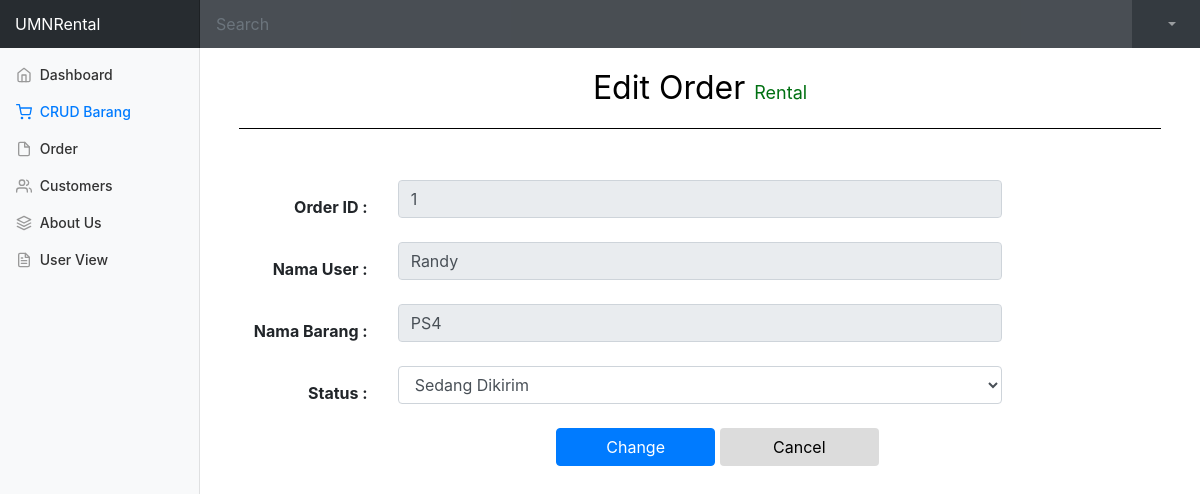
The page /index.php/admin/editOrder/1 on the database its author committed.
### tables this page shows
CREATE TABLE `orderan` (
  `id_order` int(11) NOT NULL,
  `id_user` int(11) NOT NULL,
  `id_barang` int(11) NOT NULL,
  `jmlpesan` int(11) NOT NULL,
  `lamasewa` int(11) NOT NULL,
  `status` varchar(100) NOT NULL
);

CREATE TABLE `user` (
  `id` int(11) NOT NULL,
  `nama` varchar(255) NOT NULL,
  `email` varchar(255) NOT NULL,
  `pass` varchar(255) NOT NULL,
  `alamat` varchar(255) NOT NULL,
  `notelp` int(15) NOT NULL,
  `role` int(11) NOT NULL
);

CREATE TABLE `barang` (
  `id_barang` int(11) NOT NULL,
  `nama_barang` varchar(255) NOT NULL,
  `harga` int(11) NOT NULL,
  `deskripsi` varchar(500) NOT NULL,
  `stock` int(11) NOT NULL,
  `gambar` varchar(255) NOT NULL
);

### application/controllers/Admin.php (called while the page is built, shortened)
<?php
class Admin extends CI_Controller {
    public function __construct()
	{
        $this->load->library('form_validation');
        $this->load->model('BarangModel');
        $this->load->model('CustomerModel');
		$this->load->model('OrderModel');
	}
	public function editOrder($param){
		$this->form_validation->set_rules('status','Status', 'required');
		if($this->form_validation->run() == false){
            $data['admin'] = $this->db->get_where('user',['email' => $this->session->userdata('email')])->row_array();
            $data['order'] = $this->OrderModel->ShowDetail($param);
            $data['js'] = $this->load->view('include/js.php', NULL, TRUE);
            $data['css'] = $this->load->view('include/css.php', NULL, TRUE);
            $data['dashboardcss'] = $this->load->view('include/dashboard.php', NULL, TRUE);
			$this->load->view('admin/editorder',$data);
		}else{
			$status = $this->input->post('status');
			$id_barang = $this->input->post('id_barang');
			$this->OrderModel->editOrder($param,$status,$id_barang);
			redirect(base_url('index.php/admin/order'));
		}
	}
}

### index.php (called while the page is built, shortened)
<?php
require_once BASEPATH.'core/CodeIgniter.php';

### application/models/OrderModel.php (called while the page is built, shortened)
<?php
class OrderModel extends CI_Model{
    public function ShowDetail($id){
        $query = $this->db->query("SELECT o.id_order, o.id_barang, u.nama, b.nama_barang, o.jmlpesan, o.lamasewa, o.status FROM orderan o inner join barang b on o.id_barang = b.id_barang inner join user u on o.id_user = u.id WHERE o.id_order='".$id."'");
        return $query->result_array();
    }
}

### application/views/admin/editorder.php (the view, shortened to what this page needs)
<!doctype html>
<html lang="en">
<head>
  <?php echo $css; ?>
</head>
<body>
    <nav class="navbar navbar-dark sticky-top bg-dark navbar-expand flex-md-nowrap p-0">
    <a class="navbar-brand col-sm-3 col-md-2 mr-0" href="#">UMNRental</a>
    <input class="form-control form-control-dark w-100" type="text" placeholder="Search" aria-label="Search">
    <ul class="navbar-nav px-3">
      <li class="nav-item dropdown no-arrow text-nowrap">
          <a class="nav-link dropdown-toggle" href="#" id="userDropdown" role="button"
              data-toggle="dropdown" aria-haspopup="true" aria-expanded="false">
          </a>
      </li>
    </ul>
  </nav>
  <div class="container-fluid">
    <div class="row">
      <nav class="col-md-2 d-none d-md-block bg-light sidebar">
        <div class="sidebar-sticky">
          <ul class="nav flex-column">
            <li class="nav-item">
              <a class="nav-link" href="<?= base_url('index.php/admin') ?>">
                <span data-feather="home"></span>
                Dashboard <span class="sr-only">(current)</span>
              </a>
            </li>
            <li class="nav-item">
              <a class="nav-link active" href="#">
                <span data-feather="shopping-cart"></span>
                CRUD Barang
              </a>
            </li>
            <li class="nav-item">
              <a class="nav-link" href="<?= base_url('index.php/admin/order')?>">
                <span data-feather="file"></span>
                Order
              </a>
            </li>
            <li class="nav-item">
              <a class="nav-link" href="<?= base_url('index.php/admin/customer') ?>">
                <span data-feather="users"></span>
                Customers
              </a>
            </li>
            <li class="nav-item">
              <a class="nav-link" href="base_url('index.php/admin/aboutus')">
                <span data-feather="layers"></span>
                About Us
              </a>
            </li>
          </ul>
          <ul class="nav flex-column mb-2">
            <li class="nav-item">
              <a class="nav-link" href="<?= base_url('index.php/welcome/admin') ?>">
                <span data-feather="file-text"></span>
                User View
              </a>
            </li>
          </ul>
        </div>
      </nav>
      <main role="main" class="col-md-9 ml-sm-auto col-lg-10 pt-3 px-4">
       <div class="container-fluid">
          <div style="border-bottom: 1px solid black;">
            <p style="text-align: center;">
              <font size="6" color="black"> Edit Order </font>
              <font size="4" color="rgb(127,127,127)"> Rental </font>
            </p>
          </div>
        </div>
        <div class="container" style="margin-top: 35px;">
          <?php
              foreach($order as $row){
                echo form_open_multipart(base_url('index.php/admin/editOrder/'.$row['id_order']));
          ?>
            <div class="form-group row">
              <label for="id_order" class="col-sm-2 col-form-label" style="font-size:16px; text-align: right; margin-top: 8px;"><b>Order ID : </b></label>
              <div class="col-sm-8">
              <input type="text" class="form-control" id="id_order" name="id_order" disabled value="<?= $row['id_order'] ?>">
              </div>
            </div>
            <div class="form-group row">
              <label for="nama" class="col-sm-2 col-form-label" style="font-size:16px; text-align: right; margin-top: 8px;"><b>Nama User : </b></label>
              <div class="col-sm-8">
              <input type="text" class="form-control" id="nama" name="nama" disabled value="<?= $row['nama'] ?>">
              </div>
            </div>
            <div class="form-group row">
              <label for="nama_barang" class="col-sm-2 col-form-label" style="font-size:16px; text-align: right; margin-top: 8px;"><b>Nama Barang : </b></label>
              <div class="col-sm-8">
              <input type="text" class="form-control" id="nama_barang" name="nama_barang" disabled value="<?= $row['nama_barang'] ?>">
              </div>
            </div>
            <div class="form-group row">
            <label for="status" class="col-sm-2 col-form-label" style="font-size:16px; text-align: right; margin-top: 8px;"><b>Status : </b></label>
                <div class="col-sm-8">
                <select id="status" name="status" class="form-control">
                    <option selected>Sedang Dikirim</option>
                </select>
                </div>
            </div>
            <div class="form-group row">
                      <div class="col-sm-4"></div>
                      <button class="btn btn-primary col-sm-2" style="margin-left:15px; margin-right:5px;" type="submit" name="edit">Change</button>
                      <a class="btn col-sm-2" href="<?=base_url('index.php/admin/order');?>" style=" background-color:gainsboro; color:black">Cancel</a>
                </div>
          <?php } ?>
          <?php echo form_close(); ?>
        </div>
      </main>
    </div>
  </div>
</body>
</html>

### application/views/include/dashboard.php (style rules this page uses)
body { font-size: .875rem; }
.feather { width: 16px; height: 16px; vertical-align: text-bottom; }
.sidebar { position: fixed; top: 0; bottom: 0; left: 0; z-index: 100; padding: 0; box-shadow: inset -1px 0 0 rgba(0, 0, 0, .1); }
.sidebar-sticky { position: -webkit-sticky; position: sticky; top: 48px; height: calc(100vh - 48px); padding-top: .5rem; overflow-x: hidden; overflow-y: auto; }
.sidebar .nav-link { font-weight: 500; color: #333; }
.sidebar .nav-link .feather { margin-right: 4px; color: #999; }
.sidebar .nav-link.active { color: #007bff; }
.sidebar .nav-link:hover .feather, .sidebar .nav-link.active .feather { color: inherit; }
.navbar-brand { padding-top: .75rem; padding-bottom: .75rem; font-size: 1rem; background-color: rgba(0, 0, 0, .25); box-shadow: inset -1px 0 0 rgba(0, 0, 0, .25); }
.navbar .form-control { padding: .75rem 1rem; border-width: 0; border-radius: 0; }
.form-control-dark { color: #fff; background-color: rgba(255, 255, 255, .1); border-color: rgba(255, 255, 255, .1); }

### rows shown on the page
orderan: id_order "1", nama "Randy", nama_barang "PS4"
